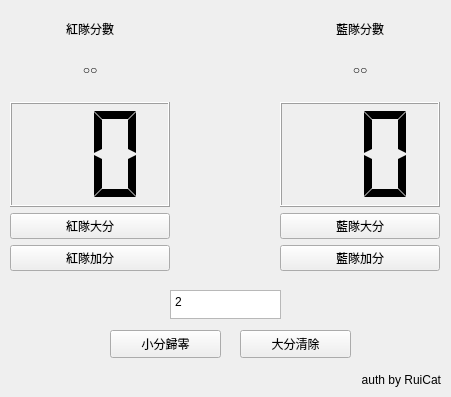
<?xml version="1.0" encoding="UTF-8"?>
<ui version="4.0">
 <class>MainWindow</class>
 <widget class="QMainWindow" name="MainWindow">
  <property name="geometry">
   <rect>
    <x>0</x>
    <y>0</y>
    <width>451</width>
    <height>397</height>
   </rect>
  </property>
  <property name="minimumSize">
   <size>
    <width>451</width>
    <height>397</height>
   </size>
  </property>
  <property name="maximumSize">
   <size>
    <width>451</width>
    <height>397</height>
   </size>
  </property>
  <property name="windowTitle">
   <string>北科電競社轉播用記分板 v2.1</string>
  </property>
  <widget class="QWidget" name="centralwidget">
   <widget class="QPushButton" name="roundClear">
    <property name="geometry">
     <rect>
      <x>240</x>
      <y>330</y>
      <width>111</width>
      <height>28</height>
     </rect>
    </property>
    <property name="text">
     <string>大分清除</string>
    </property>
   </widget>
   <widget class="QWidget" name="verticalLayoutWidget">
    <property name="geometry">
     <rect>
      <x>10</x>
      <y>20</y>
      <width>160</width>
      <height>251</height>
     </rect>
    </property>
    <layout class="QVBoxLayout" name="verticalLayout" stretch="0,1,2,0,0">
     <item>
      <widget class="QLabel" name="label">
       <property name="text">
        <string>紅隊分數</string>
       </property>
       <property name="alignment">
        <set>Qt::AlignCenter</set>
       </property>
      </widget>
     </item>
     <item>
      <widget class="QLabel" name="redRound">
       <property name="text">
        <string>○○</string>
       </property>
       <property name="alignment">
        <set>Qt::AlignCenter</set>
       </property>
      </widget>
     </item>
     <item>
      <widget class="QLCDNumber" name="radScore">
       <property name="digitCount">
        <number>2</number>
       </property>
       <property name="segmentStyle">
        <enum>QLCDNumber::Flat</enum>
       </property>
       <property name="intValue" stdset="0">
        <number>0</number>
       </property>
      </widget>
     </item>
     <item>
      <widget class="QPushButton" name="redAddRound">
       <property name="text">
        <string>紅隊大分</string>
       </property>
      </widget>
     </item>
     <item>
      <widget class="QPushButton" name="redAdd">
       <property name="text">
        <string>紅隊加分</string>
       </property>
      </widget>
     </item>
    </layout>
   </widget>
   <widget class="QWidget" name="verticalLayoutWidget_2">
    <property name="geometry">
     <rect>
      <x>280</x>
      <y>20</y>
      <width>160</width>
      <height>251</height>
     </rect>
    </property>
    <layout class="QVBoxLayout" name="verticalLayout_2" stretch="0,1,2,0,0">
     <item>
      <widget class="QLabel" name="label_2">
       <property name="text">
        <string>藍隊分數</string>
       </property>
       <property name="alignment">
        <set>Qt::AlignCenter</set>
       </property>
      </widget>
     </item>
     <item>
      <widget class="QLabel" name="blueRound">
       <property name="text">
        <string>○○</string>
       </property>
       <property name="alignment">
        <set>Qt::AlignCenter</set>
       </property>
      </widget>
     </item>
     <item>
      <widget class="QLCDNumber" name="blueScore">
       <property name="digitCount">
        <number>2</number>
       </property>
       <property name="segmentStyle">
        <enum>QLCDNumber::Flat</enum>
       </property>
       <property name="intValue" stdset="0">
        <number>0</number>
       </property>
      </widget>
     </item>
     <item>
      <widget class="QPushButton" name="blueAddRound">
       <property name="text">
        <string>藍隊大分</string>
       </property>
      </widget>
     </item>
     <item>
      <widget class="QPushButton" name="blueAdd">
       <property name="text">
        <string>藍隊加分</string>
       </property>
      </widget>
     </item>
    </layout>
   </widget>
   <widget class="QTextEdit" name="roundSet">
    <property name="geometry">
     <rect>
      <x>170</x>
      <y>290</y>
      <width>111</width>
      <height>29</height>
     </rect>
    </property>
    <property name="verticalScrollBarPolicy">
     <enum>Qt::ScrollBarAlwaysOff</enum>
    </property>
    <property name="horizontalScrollBarPolicy">
     <enum>Qt::ScrollBarAlwaysOff</enum>
    </property>
    <property name="html">
     <string>&lt;!DOCTYPE HTML PUBLIC &quot;-//W3C//DTD HTML 4.0//EN&quot; &quot;http://www.w3.org/TR/REC-html40/strict.dtd&quot;&gt;
&lt;html&gt;&lt;head&gt;&lt;meta name=&quot;qrichtext&quot; content=&quot;1&quot; /&gt;&lt;style type=&quot;text/css&quot;&gt;
p, li { white-space: pre-wrap; }
&lt;/style&gt;&lt;/head&gt;&lt;body style=&quot; font-family:'PMingLiU'; font-size:9pt; font-weight:400; font-style:normal;&quot;&gt;
&lt;p style=&quot; margin-top:0px; margin-bottom:0px; margin-left:0px; margin-right:0px; -qt-block-indent:0; text-indent:0px;&quot;&gt;2&lt;/p&gt;&lt;/body&gt;&lt;/html&gt;</string>
    </property>
    <property name="placeholderText">
     <string>大分</string>
    </property>
   </widget>
   <widget class="QLabel" name="author">
    <property name="geometry">
     <rect>
      <x>350</x>
      <y>370</y>
      <width>91</width>
      <height>20</height>
     </rect>
    </property>
    <property name="text">
     <string>auth by RuiCat</string>
    </property>
    <property name="alignment">
     <set>Qt::AlignRight|Qt::AlignTrailing|Qt::AlignVCenter</set>
    </property>
   </widget>
   <widget class="QLabel" name="label_3">
    <property name="geometry">
     <rect>
      <x>10</x>
      <y>344</y>
      <width>41</width>
      <height>41</height>
     </rect>
    </property>
    <property name="text">
     <string/>
    </property>
    <property name="pixmap">
     <pixmap>../../img/favicon.ico</pixmap>
    </property>
    <property name="scaledContents">
     <bool>true</bool>
    </property>
   </widget>
   <widget class="QPushButton" name="scoreClear">
    <property name="geometry">
     <rect>
      <x>110</x>
      <y>330</y>
      <width>111</width>
      <height>28</height>
     </rect>
    </property>
    <property name="text">
     <string>小分歸零</string>
    </property>
   </widget>
  </widget>
 </widget>
 <resources/>
 <connections/>
</ui>
